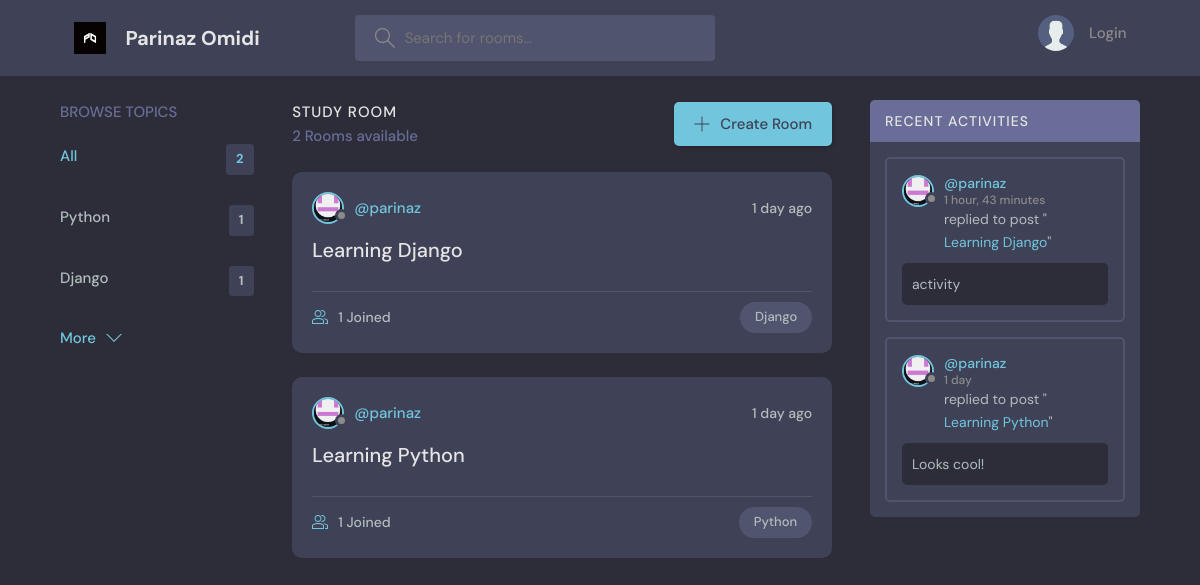
The page / on the database its author committed.
### playground/models.py (models this page shows, shortened)
class Topic(models.Model):
   name = models.CharField(max_length =200)

class Room(models.Model):
   host= models.ForeignKey(User, on_delete= models.SET_NULL, null = True)
   topic = models.ForeignKey(Topic, on_delete = models.SET_NULL, null = True)
   name = models.CharField(max_length =200)
   description = models.TextField(null= True, blank= True)
   participants= models.ManyToManyField(User, related_name ='participants', blank=True)
   updated = models.DateTimeField(auto_now= True)
   created = models.DateTimeField(auto_now_add= True)
   class Meta:
       ordering = ['-updated', '-created']
   def __str__(self):
       return self.name

class User(AbstractUser):
    name = models.CharField(max_length=200, null= True)
    email = models.EmailField(unique=True, null=False)
    bio = models.TextField(null=True)
    avatar = models.ImageField(null=True, default='avatar.svg')
    REQUIRED_FIELDS = []  # Additional required fields (username is already required by AbstractUser)

class Message(models.Model):
   user = models.ForeignKey(User, on_delete=models.CASCADE)
   room = models.ForeignKey(Room, on_delete=models.CASCADE)
   body = models.TextField()
   updated = models.DateTimeField(auto_now=True)
   created = models.DateTimeField(auto_now_add=True)
   class Meta:
       ordering = ['-updated', '-created']

### playground/views.py (the view)
# urls.py: 2. Add a URL to urlpatterns:  path('', views.home, name='home')
def home(request):
    q = request.GET.get('q') if request.GET.get('q')!= None else ''
    rooms = Room.objects.filter(
        Q(topic__name__icontains=q) |
        Q(name__icontains=q) |
        Q(description__icontains=q)
        )
    topics = Topic.objects.all()[0:3]
    room_count = rooms.count()
    room_message= Message.objects.filter(Q(room__topic__name__icontains = q))
    context = {'rooms':rooms,
               'topics':topics,
               'room_count':room_count,
               'room_message': room_message,
               }
    return render(request,"playground/home.html", context)

### playground/templates/playground/home.html (shortened to what this page needs)
{% extends "main.html" %}
{% block content%}
    <main class="layout layout--3">
      <div class="container">
        {% include "playground/topic_component.html"%}
        <div class="roomList">
          <div class="roomList__header">
            <div>
              <h2>Study Room</h2>
              <p> {{room_count}} Rooms available</p>
            </div>
            <a class="btn btn--main" href="{% url 'create-room' %}">
              <svg version="1.1" xmlns="http://www.w3.org/2000/svg" width="32" height="32" viewBox="0 0 32 32">
                <title>add</title>
                <path
                  d="M16.943 0.943h-1.885v14.115h-14.115v1.885h14.115v14.115h1.885v-14.115h14.115v-1.885h-14.115v-14.115z"
                ></path>
              </svg>
              Create Room
            </a>
          </div>
          {% include "playground/feed_component.html" %}
        </div>
        {% include 'playground/activity_component.html'%}
      </div>
    </main>
{% endblock content %}

### playground/templates/playground/topic_component.html
<div class="topics">
          <div class="topics__header">
            <h2>Browse Topics</h2>
          </div>
          <ul class="topics__list">
            <li>
              <a href="{% url 'home' %}" class="active">All <span>{{topics.count}}</span></a>
            </li>
            {% for topic in topics %}
            <li>
              <a href="{%url 'home'%}?q={{topic.name}}">{{topic.name}}<span>{{topic.room_set.all.count}}</span></a>
            </li>
            {% endfor %}
          </ul>
          <a class="btn btn--link" href="{% url 'topics' %}">
            More
            <svg version="1.1" xmlns="http://www.w3.org/2000/svg" width="32" height="32" viewBox="0 0 32 32">
              <title>chevron-down</title>
              <path d="M16 21l-13-13h-3l16 16 16-16h-3l-13 13z"></path>
            </svg>
          </a>
</div>

### playground/templates/playground/feed_component.html (shortened to what this page needs)
{% for room in rooms%}
<div class="roomListRoom">
    <div class="roomListRoom__header">
        <a href="{% url 'user-profile' room.host.id %}" class="roomListRoom__author">
        <div class="avatar avatar--small">
        <img src="{{room.host.avatar.url}}" />
    </div>
        <span>@{{room.host.username}}</span>
        </a>
    <div class="roomListRoom__actions">
        <span>{{room.created|timesince}} ago</span>
    </div>
        </div>
    <div class="roomListRoom__content">
        <a href="{% url "room" room.id %}">{{room.name}}</a>
    </div>
    <div class="roomListRoom__meta">
        <a href="{% url "room" room.id %}" class="roomListRoom__joined">
                {{room.participants.all.count}} Joined
              </a>
              <p class="roomListRoom__topic">{{room.topic.name}}</p>
    </div>
</div>
{% endfor %}

### playground/templates/playground/activity_component.html (shortened to what this page needs)
<div class="activities">
    <div class="activities__header">
        <h2>Recent Activities</h2>
    </div>
    {% for message in room_message %}
    <div class="activities__box">
        <div class="activities__boxHeader roomListRoom__header">
            <a href="{% url 'user-profile' message.user.id %}" class="roomListRoom__author">
                <div class="avatar avatar--small">
                    <img src="{{message.user.avatar.url}}" />
                </div>
                <p>@{{message.user}}
                    <span>{{message.created|timesince}}</span>
                </p>
            </a>
        </div>
        <div class="activities__boxContent">
            <p>replied to post "<a href="{% url 'room' message.room.id %}">{{message.room}}</a>"</p>
            <div class="activities__boxRoomContent">
                {{message.body}}
            </div>
        </div>
    </div>
    {% endfor %}
</div>

### rows shown on the page
Topic: name "Python", room_set.all.count "1"
Topic: name "Django", room_set.all.count "1"
Room: host.avatar (picture), host.username "parinaz", created "1 day", name "Learning Django", participants.all.count "1", topic.name "Django"
Room: host.avatar (picture), host.username "parinaz", created "1 day", name "Learning Python", participants.all.count "1", topic.name "Python"
Message: user.avatar (picture), user "parinaz", created "1 hour, 43 minutes", room "Learning Django", body "activity"
Message: user.avatar (picture), user "parinaz", created "1 day", room "Learning Python", body "Looks cool!"

### other values the page prints
{{ topics.count }} "2"
{{ room_count }} "2"
